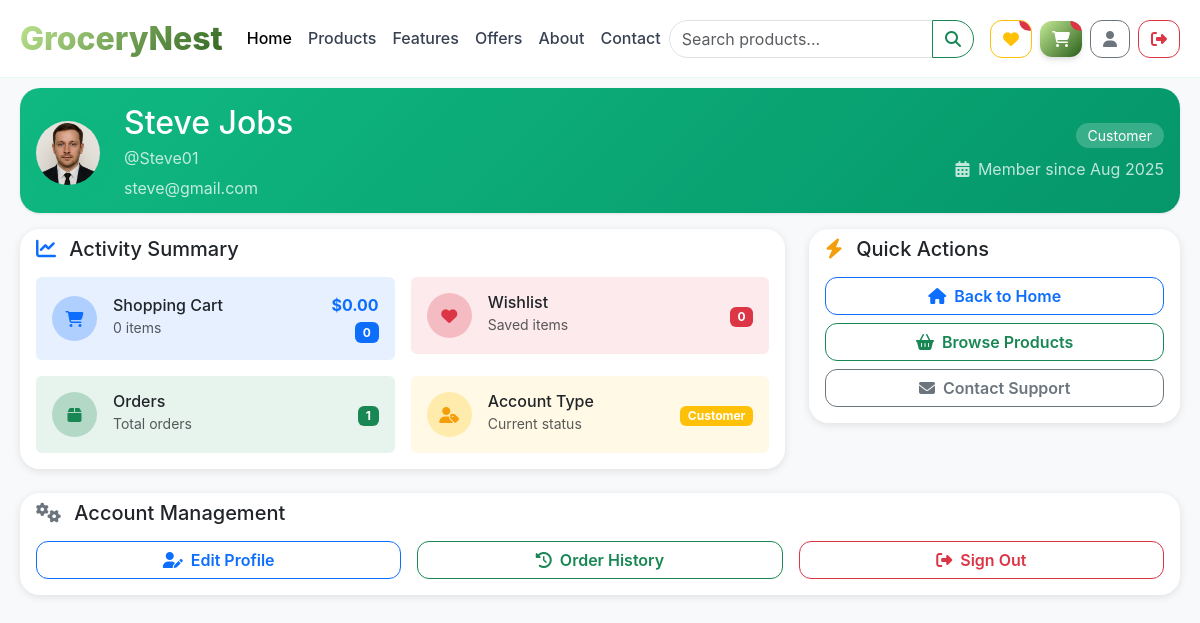
The page /profile.php (signed in) on the database as committed earlier.
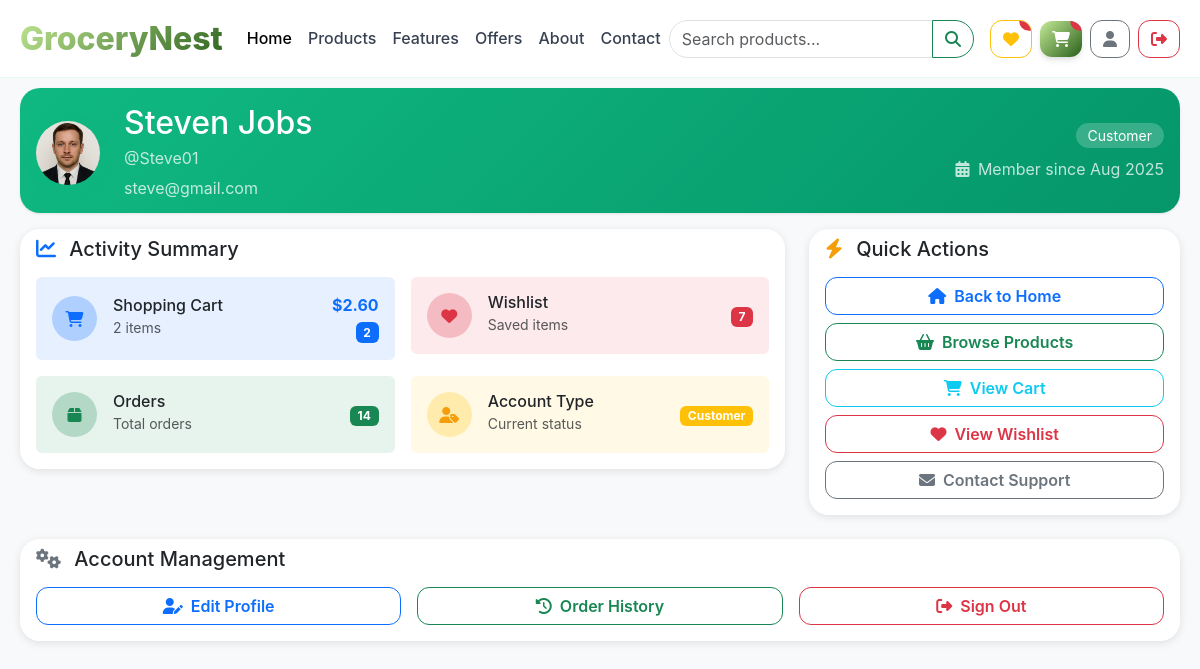
The same page on the database as committed later.
### tables this page shows
CREATE TABLE `customer` (
  `id` int(11) NOT NULL,
  `Fname` varchar(100) NOT NULL,
  `Lname` varchar(100) NOT NULL,
  `Mobile` varchar(20) DEFAULT NULL,
  `Building` varchar(255) DEFAULT NULL,
  `Block` varchar(100) DEFAULT NULL,
  `UID` int(11) NOT NULL,
  `Profile_pic` varchar(255) DEFAULT 'default.jpg',
  `created_at` datetime DEFAULT current_timestamp()
);

CREATE TABLE `user` (
  `id` int(11) NOT NULL,
  `Username` varchar(100) NOT NULL,
  `Email` varchar(150) NOT NULL,
  `Password` varchar(255) NOT NULL,
  `Type` enum('Customer','Admin') NOT NULL DEFAULT 'Customer',
  `created_at` datetime DEFAULT current_timestamp()
);

### profile.php (the view, shortened to what the changed rows need)
<?php
require_once 'project_connection.php';
$user_id = $_SESSION['userId'];
$stmt = $conn->prepare("SELECT u.Username, u.Email, u.Type, u.created_at, c.Fname, c.Lname, c.Profile_pic
                        FROM user u
                        LEFT JOIN customer c ON u.id = c.UID
                        WHERE u.id = ?");
$stmt->execute([$user_id]);
$user = $stmt->fetch(PDO::FETCH_ASSOC);
$firstName = $user['Fname'] ?? 'User';
$lastName = $user['Lname'] ?? '';
$fullName = trim($firstName . ' ' . $lastName);
$email = $user['Email'];
$username = $user['Username'];
$userType = $user['Type'];
$profilePic = $user['Profile_pic'] ?? 'default.jpg';
$stmt = $conn->prepare("SELECT SUM(ci.quantity) as cartCount, SUM(p.price * ci.quantity) as cartTotal
    FROM cart_items ci
    JOIN cart c ON ci.cart_id = c.id
    JOIN products p ON ci.product_id = p.id
    WHERE c.user_id = ?");
$stmt->execute([$user_id]);
$cart = $stmt->fetch(PDO::FETCH_ASSOC);
$cartCount = $cart['cartCount'] ?? 0;
$cartTotal = $cart['cartTotal'] ?? 0.00;
$stmt = $conn->prepare("SELECT COUNT(*) FROM wishlist WHERE user_id = ?");
$stmt->execute([$user_id]);
$wishlistCount = $stmt->fetchColumn();
$stmt = $conn->prepare("SELECT COUNT(*) FROM orders WHERE user_id = ?");
$stmt->execute([$user_id]);
$orderCount = $stmt->fetchColumn();
?>
<!DOCTYPE html>
<html lang="en">
<head>
    <link href="https://cdn.jsdelivr.net/npm/bootstrap@5.3.0/dist/css/bootstrap.min.css" rel="stylesheet">
    <link rel="stylesheet" href="https://cdnjs.cloudflare.com/ajax/libs/font-awesome/6.4.0/css/all.min.css">
</head>
<body class="bg-light">
<?php include 'navbar.php'; ?>
<div class="container py-5">
    <div class="profile-header">
        <div class="row align-items-center">
            <div class="col-md-8">
                <div class="d-flex align-items-center">
                    <div class="profile-avatar me-4">
                        <?php if ($profilePic && $profilePic !== 'default.jpg' && file_exists("uploads/profiles/$profilePic")): ?>
                            <img src="uploads/profiles/<?= htmlspecialchars($profilePic) ?>"
                                 alt="Profile" class="rounded-circle" width="64" height="64">
                        <?php else: ?>
                            <i class="fas fa-user"></i>
                        <?php endif; ?>
                    </div>
                    <div>
                        <h2 class="mb-1"><?= htmlspecialchars($fullName) ?></h2>
                        <p class="mb-1 opacity-75">@<?= htmlspecialchars($username) ?></p>
                        <p class="mb-0 opacity-75"><?= htmlspecialchars($email) ?></p>
                    </div>
                </div>
            </div>
            <div class="col-md-4 text-md-end">
                <span class="user-type-badge"><?= htmlspecialchars($userType) ?></span>
                <p class="mb-0 mt-2 opacity-75">
                    <i class="fas fa-calendar-alt me-1"></i>
                    Member since <?= date('M Y', strtotime($user['created_at'])) ?>
                </p>
            </div>
        </div>
    </div>
    <div class="row g-4">
        <div class="col-lg-8">
            <div class="card stat-card">
                <div class="card-body">
                    <div class="row g-3">
                        <div class="col-md-6">
                            <div class="activity-card p-3 bg-primary bg-opacity-10 rounded">
                                <div class="d-flex align-items-center justify-content-between">
                                    <div class="d-flex align-items-center gap-3">
                                        <div>
                                            <h6 class="mb-0">Shopping Cart</h6>
                                            <small class="text-muted"><?= $cartCount ?> <?= $cartCount == 1 ? "item" : "items" ?></small>
                                        </div>
                                    </div>
                                    <div class="text-end">
                                        <div class="fw-bold text-primary">$<?= number_format($cartTotal, 2) ?></div>
                                        <span class="badge bg-primary"><?= $cartCount ?></span>
                                    </div>
                                </div>
                            </div>
                        </div>
                        <div class="col-md-6">
                            <div class="activity-card p-3 bg-danger bg-opacity-10 rounded">
                                <div class="d-flex align-items-center justify-content-between">
                                    <div class="text-end">
                                        <span class="badge bg-danger"><?= $wishlistCount ?></span>
                                    </div>
                                </div>
                            </div>
                        </div>
                        <div class="col-md-6">
                            <div class="activity-card p-3 bg-success bg-opacity-10 rounded">
                                <div class="d-flex align-items-center justify-content-between">
                                    <div class="text-end">
                                        <span class="badge bg-success"><?= $orderCount ?></span>
                                    </div>
                                </div>
                            </div>
                        </div>
                        <div class="col-md-6">
                            <div class="activity-card p-3 bg-warning bg-opacity-10 rounded">
                                <div class="d-flex align-items-center justify-content-between">
                                    <div class="text-end">
                                        <span class="badge bg-warning"><?= $userType ?></span>
                                    </div>
                                </div>
                            </div>
                        </div>
                    </div>
                </div>
            </div>
        </div>
        <div class="col-lg-4">
            <div class="card stat-card">
                <div class="card-body">
                    <div class="d-grid gap-2">
                        <a href="index.php" class="btn btn-outline-primary btn-action">
                            <i class="fas fa-home me-2"></i>Back to Home
                        </a>
                        <a href="products.php" class="btn btn-outline-success btn-action">
                            <i class="fas fa-shopping-basket me-2"></i>Browse Products
                        </a>
                        <?php if ($cartCount > 0): ?>
                        <a href="cart.php" class="btn btn-outline-info btn-action">
                            <i class="fas fa-shopping-cart me-2"></i>View Cart
                        </a>
                        <?php endif; ?>
                        <?php if ($wishlistCount > 0): ?>
                        <a href="wishlist.php" class="btn btn-outline-danger btn-action">
                            <i class="fas fa-heart me-2"></i>View Wishlist
                        </a>
                        <?php endif; ?>
                        <a href="contact.php" class="btn btn-outline-secondary btn-action">
                            <i class="fas fa-envelope me-2"></i>Contact Support
                        </a>
                    </div>
                </div>
            </div>
        </div>
    </div>
</div>
</body>
</html>

Rows that differ between the two databases and show on the page:
changed customer "Steve01": fullName "Steve Jobs" → "Steven Jobs"
Other text that changed with them:
$cartCount: "0" → "2"
$cartTotal: "0.00" → "2.60"
$wishlistCount: "0" → "7"
$orderCount: "1" → "14"
text now shown: "View Cart View Wishlist"
